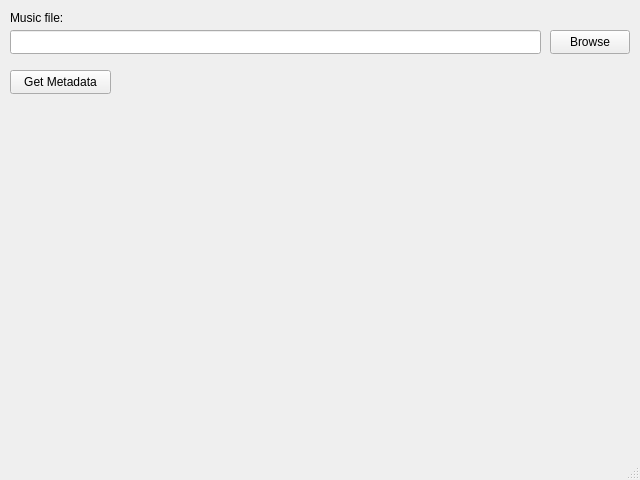
<?xml version="1.0" encoding="UTF-8"?>
<ui version="4.0">
 <class>MainWindow</class>
 <widget class="QMainWindow" name="MainWindow">
  <property name="geometry">
   <rect>
    <x>0</x>
    <y>0</y>
    <width>640</width>
    <height>480</height>
   </rect>
  </property>
  <property name="sizePolicy">
   <sizepolicy hsizetype="Fixed" vsizetype="Fixed">
    <horstretch>0</horstretch>
    <verstretch>0</verstretch>
   </sizepolicy>
  </property>
  <property name="minimumSize">
   <size>
    <width>640</width>
    <height>480</height>
   </size>
  </property>
  <property name="maximumSize">
   <size>
    <width>640</width>
    <height>480</height>
   </size>
  </property>
  <property name="windowTitle">
   <string>RazorTag</string>
  </property>
  <widget class="QWidget" name="centralwidget">
   <widget class="QPushButton" name="getMetadataButton">
    <property name="geometry">
     <rect>
      <x>10</x>
      <y>70</y>
      <width>101</width>
      <height>24</height>
     </rect>
    </property>
    <property name="text">
     <string>Get Metadata</string>
    </property>
   </widget>
   <widget class="QLineEdit" name="filePathBox">
    <property name="geometry">
     <rect>
      <x>10</x>
      <y>30</y>
      <width>531</width>
      <height>24</height>
     </rect>
    </property>
    <property name="sizePolicy">
     <sizepolicy hsizetype="Fixed" vsizetype="Fixed">
      <horstretch>0</horstretch>
      <verstretch>0</verstretch>
     </sizepolicy>
    </property>
   </widget>
   <widget class="QPushButton" name="pushButton">
    <property name="geometry">
     <rect>
      <x>550</x>
      <y>30</y>
      <width>80</width>
      <height>24</height>
     </rect>
    </property>
    <property name="text">
     <string>Browse</string>
    </property>
   </widget>
   <widget class="QLabel" name="label">
    <property name="geometry">
     <rect>
      <x>10</x>
      <y>10</y>
      <width>91</width>
      <height>16</height>
     </rect>
    </property>
    <property name="text">
     <string>Music file:</string>
    </property>
   </widget>
  </widget>
  <widget class="QMenuBar" name="menubar">
   <property name="geometry">
    <rect>
     <x>0</x>
     <y>0</y>
     <width>640</width>
     <height>21</height>
    </rect>
   </property>
  </widget>
  <widget class="QStatusBar" name="statusbar"/>
 </widget>
 <resources/>
 <connections/>
</ui>
